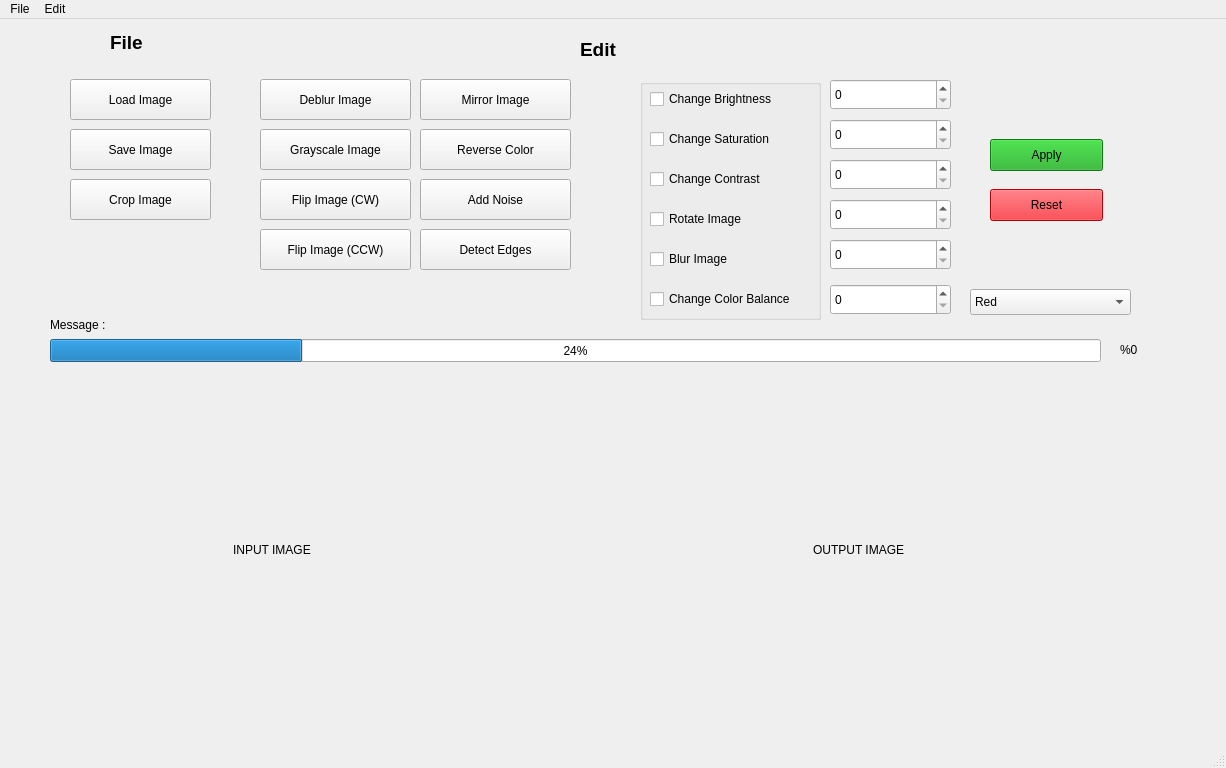
<?xml version="1.0" encoding="UTF-8"?>
<ui version="4.0">
 <class>MainWindow</class>
 <widget class="QMainWindow" name="MainWindow">
  <property name="geometry">
   <rect>
    <x>0</x>
    <y>0</y>
    <width>1226</width>
    <height>768</height>
   </rect>
  </property>
  <property name="windowTitle">
   <string>MainWindow</string>
  </property>
  <widget class="QWidget" name="centralwidget">
   <widget class="QPushButton" name="saveBtn">
    <property name="geometry">
     <rect>
      <x>70</x>
      <y>110</y>
      <width>141</width>
      <height>41</height>
     </rect>
    </property>
    <property name="text">
     <string>Save Image</string>
    </property>
   </widget>
   <widget class="QPushButton" name="loadBtn">
    <property name="geometry">
     <rect>
      <x>70</x>
      <y>60</y>
      <width>141</width>
      <height>41</height>
     </rect>
    </property>
    <property name="text">
     <string>Load Image</string>
    </property>
   </widget>
   <widget class="QPushButton" name="deBlurBtn">
    <property name="geometry">
     <rect>
      <x>260</x>
      <y>60</y>
      <width>151</width>
      <height>41</height>
     </rect>
    </property>
    <property name="text">
     <string>Deblur Image</string>
    </property>
   </widget>
   <widget class="QPushButton" name="grayScaleBtn">
    <property name="geometry">
     <rect>
      <x>260</x>
      <y>110</y>
      <width>151</width>
      <height>41</height>
     </rect>
    </property>
    <property name="text">
     <string>Grayscale Image</string>
    </property>
   </widget>
   <widget class="QPushButton" name="flipCwBtn">
    <property name="geometry">
     <rect>
      <x>260</x>
      <y>160</y>
      <width>151</width>
      <height>41</height>
     </rect>
    </property>
    <property name="text">
     <string>Flip Image (CW)</string>
    </property>
   </widget>
   <widget class="QPushButton" name="flipCcwBtn">
    <property name="geometry">
     <rect>
      <x>260</x>
      <y>210</y>
      <width>151</width>
      <height>41</height>
     </rect>
    </property>
    <property name="text">
     <string>Flip Image (CCW)</string>
    </property>
   </widget>
   <widget class="QPushButton" name="cropBtn">
    <property name="geometry">
     <rect>
      <x>70</x>
      <y>160</y>
      <width>141</width>
      <height>41</height>
     </rect>
    </property>
    <property name="text">
     <string>Crop Image</string>
    </property>
   </widget>
   <widget class="QSpinBox" name="colorBalanceValue">
    <property name="geometry">
     <rect>
      <x>830</x>
      <y>265</y>
      <width>121</width>
      <height>31</height>
     </rect>
    </property>
   </widget>
   <widget class="QProgressBar" name="progressBar">
    <property name="geometry">
     <rect>
      <x>50</x>
      <y>320</y>
      <width>1051</width>
      <height>23</height>
     </rect>
    </property>
    <property name="value">
     <number>24</number>
    </property>
   </widget>
   <widget class="QSpinBox" name="saturationValue">
    <property name="geometry">
     <rect>
      <x>830</x>
      <y>100</y>
      <width>121</width>
      <height>31</height>
     </rect>
    </property>
   </widget>
   <widget class="QSpinBox" name="contrastValue">
    <property name="geometry">
     <rect>
      <x>830</x>
      <y>140</y>
      <width>121</width>
      <height>31</height>
     </rect>
    </property>
   </widget>
   <widget class="QSpinBox" name="rotateValue">
    <property name="geometry">
     <rect>
      <x>830</x>
      <y>180</y>
      <width>121</width>
      <height>31</height>
     </rect>
    </property>
   </widget>
   <widget class="QSpinBox" name="blurValue">
    <property name="geometry">
     <rect>
      <x>830</x>
      <y>220</y>
      <width>121</width>
      <height>31</height>
     </rect>
    </property>
   </widget>
   <widget class="QPushButton" name="mirrorBtn">
    <property name="geometry">
     <rect>
      <x>420</x>
      <y>60</y>
      <width>151</width>
      <height>41</height>
     </rect>
    </property>
    <property name="text">
     <string>Mirror Image</string>
    </property>
   </widget>
   <widget class="QPushButton" name="reverseBtn">
    <property name="geometry">
     <rect>
      <x>420</x>
      <y>110</y>
      <width>151</width>
      <height>41</height>
     </rect>
    </property>
    <property name="text">
     <string>Reverse Color</string>
    </property>
   </widget>
   <widget class="QLabel" name="label_2">
    <property name="geometry">
     <rect>
      <x>500</x>
      <y>10</y>
      <width>441</width>
      <height>41</height>
     </rect>
    </property>
    <property name="text">
     <string>&lt;!DOCTYPE HTML PUBLIC &quot;-//W3C//DTD HTML 4.0//EN&quot; &quot;http://www.w3.org/TR/REC-html40/strict.dtd&quot;&gt;
&lt;html&gt;&lt;head&gt;&lt;meta name=&quot;qrichtext&quot; content=&quot;1&quot; /&gt;&lt;style type=&quot;text/css&quot;&gt;
p, li { white-space: pre-wrap; }
&lt;/style&gt;&lt;/head&gt;&lt;body style=&quot; font-family:'.AppleSystemUIFont'; font-size:13pt; font-weight:400; font-style:normal;&quot;&gt;
&lt;p align=&quot;justify&quot; style=&quot; margin-top:12px; margin-bottom:12px; margin-left:0px; margin-right:0px; -qt-block-indent:0; text-indent:0px;&quot;&gt;&lt;span style=&quot; font-size:12pt; font-weight:600;&quot;&gt;	&lt;/span&gt;&lt;span style=&quot; font-size:14pt; font-weight:600;&quot;&gt;Edit&lt;/span&gt;&lt;/p&gt;&lt;/body&gt;&lt;/html&gt;</string>
    </property>
    <property name="margin">
     <number>0</number>
    </property>
   </widget>
   <widget class="QLabel" name="label_3">
    <property name="geometry">
     <rect>
      <x>110</x>
      <y>10</y>
      <width>81</width>
      <height>41</height>
     </rect>
    </property>
    <property name="text">
     <string>&lt;html&gt;&lt;head/&gt;&lt;body&gt;&lt;p&gt;&lt;span style=&quot; font-size:14pt; font-weight:600;&quot;&gt;File&lt;br/&gt;&lt;/span&gt;&lt;/p&gt;&lt;/body&gt;&lt;/html&gt;</string>
    </property>
    <property name="textFormat">
     <enum>Qt::RichText</enum>
    </property>
    <property name="margin">
     <number>10</number>
    </property>
    <property name="openExternalLinks">
     <bool>false</bool>
    </property>
   </widget>
   <widget class="QPushButton" name="addNoiseBtn">
    <property name="geometry">
     <rect>
      <x>420</x>
      <y>160</y>
      <width>151</width>
      <height>41</height>
     </rect>
    </property>
    <property name="text">
     <string>Add Noise</string>
    </property>
   </widget>
   <widget class="QPushButton" name="detectBtn">
    <property name="geometry">
     <rect>
      <x>420</x>
      <y>210</y>
      <width>151</width>
      <height>41</height>
     </rect>
    </property>
    <property name="text">
     <string>Detect Edges</string>
    </property>
   </widget>
   <widget class="QComboBox" name="rgbValue">
    <property name="geometry">
     <rect>
      <x>970</x>
      <y>270</y>
      <width>161</width>
      <height>26</height>
     </rect>
    </property>
    <item>
     <property name="text">
      <string>Red</string>
     </property>
    </item>
    <item>
     <property name="text">
      <string>Green</string>
     </property>
    </item>
    <item>
     <property name="text">
      <string>Blue</string>
     </property>
    </item>
   </widget>
   <widget class="QPushButton" name="applyBtn">
    <property name="enabled">
     <bool>true</bool>
    </property>
    <property name="geometry">
     <rect>
      <x>990</x>
      <y>120</y>
      <width>113</width>
      <height>32</height>
     </rect>
    </property>
    <property name="palette">
     <palette>
      <active>
       <colorrole role="Button">
        <brush brushstyle="SolidPattern">
         <color alpha="255">
          <red>23</red>
          <green>168</green>
          <blue>26</blue>
         </color>
        </brush>
       </colorrole>
       <colorrole role="Midlight">
        <brush brushstyle="SolidPattern">
         <color alpha="255">
          <red>255</red>
          <green>255</green>
          <blue>255</blue>
         </color>
        </brush>
       </colorrole>
       <colorrole role="Base">
        <brush brushstyle="SolidPattern">
         <color alpha="255">
          <red>23</red>
          <green>168</green>
          <blue>26</blue>
         </color>
        </brush>
       </colorrole>
       <colorrole role="Window">
        <brush brushstyle="SolidPattern">
         <color alpha="255">
          <red>23</red>
          <green>168</green>
          <blue>26</blue>
         </color>
        </brush>
       </colorrole>
      </active>
      <inactive>
       <colorrole role="Button">
        <brush brushstyle="SolidPattern">
         <color alpha="255">
          <red>23</red>
          <green>168</green>
          <blue>26</blue>
         </color>
        </brush>
       </colorrole>
       <colorrole role="Midlight">
        <brush brushstyle="SolidPattern">
         <color alpha="255">
          <red>255</red>
          <green>255</green>
          <blue>255</blue>
         </color>
        </brush>
       </colorrole>
       <colorrole role="Base">
        <brush brushstyle="SolidPattern">
         <color alpha="255">
          <red>23</red>
          <green>168</green>
          <blue>26</blue>
         </color>
        </brush>
       </colorrole>
       <colorrole role="Window">
        <brush brushstyle="SolidPattern">
         <color alpha="255">
          <red>23</red>
          <green>168</green>
          <blue>26</blue>
         </color>
        </brush>
       </colorrole>
      </inactive>
      <disabled>
       <colorrole role="Button">
        <brush brushstyle="SolidPattern">
         <color alpha="255">
          <red>23</red>
          <green>168</green>
          <blue>26</blue>
         </color>
        </brush>
       </colorrole>
       <colorrole role="Midlight">
        <brush brushstyle="SolidPattern">
         <color alpha="255">
          <red>255</red>
          <green>255</green>
          <blue>255</blue>
         </color>
        </brush>
       </colorrole>
       <colorrole role="Base">
        <brush brushstyle="SolidPattern">
         <color alpha="255">
          <red>23</red>
          <green>168</green>
          <blue>26</blue>
         </color>
        </brush>
       </colorrole>
       <colorrole role="Window">
        <brush brushstyle="SolidPattern">
         <color alpha="255">
          <red>23</red>
          <green>168</green>
          <blue>26</blue>
         </color>
        </brush>
       </colorrole>
      </disabled>
     </palette>
    </property>
    <property name="autoFillBackground">
     <bool>false</bool>
    </property>
    <property name="styleSheet">
     <string notr="true">background-color: rgb(23, 168, 26);
</string>
    </property>
    <property name="text">
     <string>Apply</string>
    </property>
    <property name="checkable">
     <bool>false</bool>
    </property>
    <property name="autoDefault">
     <bool>false</bool>
    </property>
    <property name="default">
     <bool>false</bool>
    </property>
    <property name="flat">
     <bool>false</bool>
    </property>
   </widget>
   <widget class="QPushButton" name="resetBtn">
    <property name="geometry">
     <rect>
      <x>990</x>
      <y>170</y>
      <width>113</width>
      <height>32</height>
     </rect>
    </property>
    <property name="styleSheet">
     <string notr="true">background-color: rgb(246, 0, 11);</string>
    </property>
    <property name="text">
     <string>Reset</string>
    </property>
   </widget>
   <widget class="QGroupBox" name="groupBox">
    <property name="geometry">
     <rect>
      <x>640</x>
      <y>60</y>
      <width>181</width>
      <height>241</height>
     </rect>
    </property>
    <property name="title">
     <string/>
    </property>
    <widget class="QCheckBox" name="brightness">
     <property name="geometry">
      <rect>
       <x>10</x>
       <y>10</y>
       <width>141</width>
       <height>20</height>
      </rect>
     </property>
     <property name="text">
      <string>Change Brightness </string>
     </property>
    </widget>
    <widget class="QCheckBox" name="saturation">
     <property name="geometry">
      <rect>
       <x>10</x>
       <y>50</y>
       <width>141</width>
       <height>20</height>
      </rect>
     </property>
     <property name="text">
      <string>Change Saturation</string>
     </property>
    </widget>
    <widget class="QCheckBox" name="contrast">
     <property name="geometry">
      <rect>
       <x>10</x>
       <y>90</y>
       <width>141</width>
       <height>20</height>
      </rect>
     </property>
     <property name="text">
      <string>Change Contrast</string>
     </property>
    </widget>
    <widget class="QCheckBox" name="rotate">
     <property name="geometry">
      <rect>
       <x>10</x>
       <y>130</y>
       <width>141</width>
       <height>20</height>
      </rect>
     </property>
     <property name="text">
      <string>Rotate Image</string>
     </property>
    </widget>
    <widget class="QCheckBox" name="blur">
     <property name="geometry">
      <rect>
       <x>10</x>
       <y>170</y>
       <width>161</width>
       <height>20</height>
      </rect>
     </property>
     <property name="text">
      <string>Blur Image</string>
     </property>
    </widget>
    <widget class="QCheckBox" name="colorBalance">
     <property name="geometry">
      <rect>
       <x>10</x>
       <y>210</y>
       <width>161</width>
       <height>20</height>
      </rect>
     </property>
     <property name="text">
      <string>Change Color Balance</string>
     </property>
    </widget>
   </widget>
   <widget class="QLabel" name="inputFrame">
    <property name="geometry">
     <rect>
      <x>50</x>
      <y>360</y>
      <width>511</width>
      <height>341</height>
     </rect>
    </property>
    <property name="styleSheet">
     <string notr="true">border-color: rgb(169, 236, 160);</string>
    </property>
    <property name="text">
     <string>                                                       INPUT IMAGE</string>
    </property>
   </widget>
   <widget class="QLabel" name="outputFrame">
    <property name="geometry">
     <rect>
      <x>630</x>
      <y>360</y>
      <width>511</width>
      <height>341</height>
     </rect>
    </property>
    <property name="text">
     <string>                                                       OUTPUT IMAGE</string>
    </property>
   </widget>
   <widget class="QLabel" name="messageText">
    <property name="geometry">
     <rect>
      <x>50</x>
      <y>295</y>
      <width>651</width>
      <height>21</height>
     </rect>
    </property>
    <property name="text">
     <string>Message :</string>
    </property>
   </widget>
   <widget class="QLabel" name="percentageBox">
    <property name="geometry">
     <rect>
      <x>1120</x>
      <y>320</y>
      <width>61</width>
      <height>21</height>
     </rect>
    </property>
    <property name="text">
     <string>%0</string>
    </property>
   </widget>
   <widget class="QSpinBox" name="brightnessValue">
    <property name="geometry">
     <rect>
      <x>830</x>
      <y>60</y>
      <width>121</width>
      <height>31</height>
     </rect>
    </property>
   </widget>
  </widget>
  <widget class="QStatusBar" name="statusbar"/>
  <widget class="QMenuBar" name="menubar">
   <property name="geometry">
    <rect>
     <x>0</x>
     <y>0</y>
     <width>1226</width>
     <height>24</height>
    </rect>
   </property>
   <widget class="QMenu" name="menuMain_Window">
    <property name="title">
     <string>File</string>
    </property>
    <addaction name="actionLoad_Image"/>
    <addaction name="actionSave_Image"/>
    <addaction name="actionShow_Image"/>
    <addaction name="actionCrop_Image"/>
   </widget>
   <widget class="QMenu" name="menuEdit">
    <property name="title">
     <string>Edit</string>
    </property>
    <addaction name="actionBlur_Image"/>
    <addaction name="actionDeblur_Image"/>
    <addaction name="actionMirror_Image"/>
    <addaction name="separator"/>
    <addaction name="actionReverse_Color"/>
    <addaction name="actionGrayScale_Image"/>
    <addaction name="actionAdd_Noise"/>
    <addaction name="separator"/>
    <addaction name="actionFlip_Image_CW"/>
    <addaction name="actionFlip_Image_CCW"/>
    <addaction name="actionDetect_Edges"/>
   </widget>
   <addaction name="menuMain_Window"/>
   <addaction name="menuEdit"/>
  </widget>
  <action name="actionBlur_Image">
   <property name="text">
    <string>Blur Image</string>
   </property>
  </action>
  <action name="actionLoad_Image">
   <property name="text">
    <string>Load Image</string>
   </property>
  </action>
  <action name="actionSave_Image">
   <property name="text">
    <string>Save Image</string>
   </property>
  </action>
  <action name="actionShow_Image">
   <property name="text">
    <string>Show Image</string>
   </property>
  </action>
  <action name="actionDeblur_Image">
   <property name="text">
    <string>Deblur Image</string>
   </property>
  </action>
  <action name="actionMirror_Image">
   <property name="text">
    <string>Mirror Image</string>
   </property>
  </action>
  <action name="actionReverse_Color">
   <property name="text">
    <string>Reverse Color</string>
   </property>
  </action>
  <action name="actionGrayScale_Image">
   <property name="text">
    <string>GrayScale Image</string>
   </property>
  </action>
  <action name="actionFlip_Image_CW">
   <property name="text">
    <string>Flip Image (CW)</string>
   </property>
  </action>
  <action name="actionFlip_Image_CCW">
   <property name="text">
    <string>Flip Image (CCW)</string>
   </property>
  </action>
  <action name="actionDetect_Edges">
   <property name="text">
    <string>Detect Edges</string>
   </property>
  </action>
  <action name="actionAdd_Noise">
   <property name="text">
    <string>Add Noise</string>
   </property>
  </action>
  <action name="actionCrop_Image">
   <property name="text">
    <string>Crop Image</string>
   </property>
  </action>
 </widget>
 <resources/>
 <connections/>
</ui>
